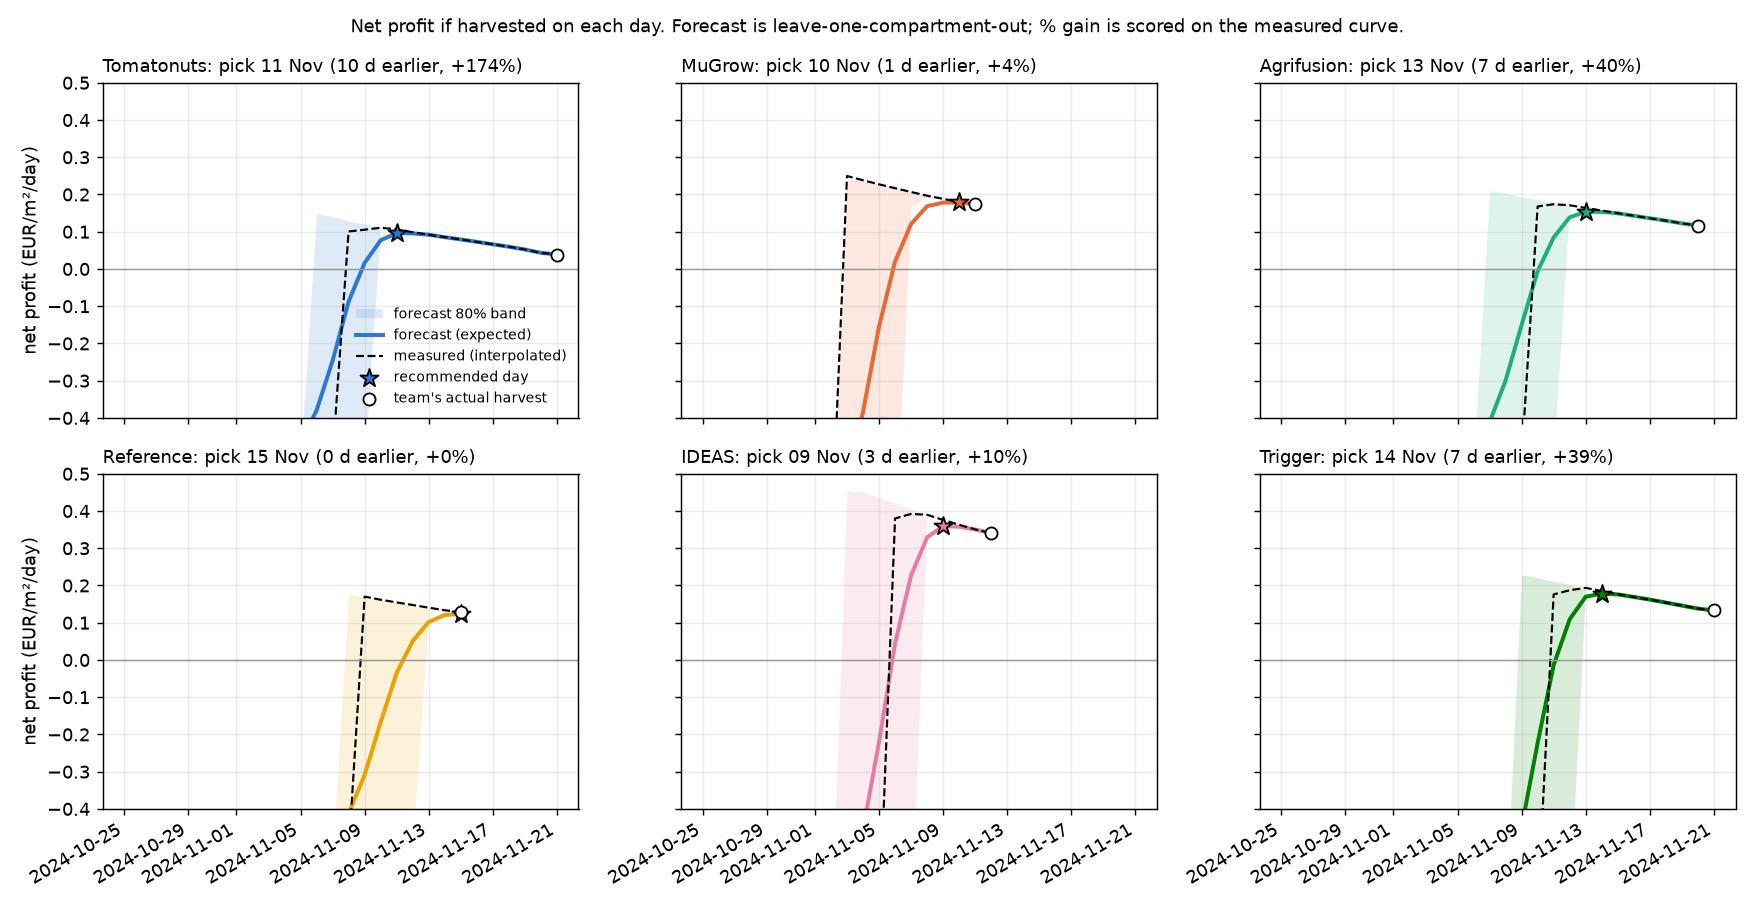

Python code for this plot:
"""Profit curve and harvest-day recommendation ("Pick Day").

Net profit, exactly as the challenge defines it (Maree et al. 2025, eq. 1; reproduces Table 1 to the cent):
    NP(D) [EUR/m2/day] = (P(D) - 0.75 - sum_{d<=D} cost_per_pot_d) / sum_{d<=D} area_per_pot_d
Price per pot P (paper Fig. 3, read off the chart; caps confirmed against Table 1 gains):
    0 if <33% of fruits red or red fruit < 50 g/pot;
    50->80 g: linear 0 -> 1.60 (dry matter <=7%) / 1.80 (>=8%)
    80->150 g: linear -> 1.80 / 2.00, flat above 150 g; dry matter 7-8% interpolated.

Forecasts (leave-one-compartment-out, so each compartment is forecast by a model that never saw it):
    % red (count)          from ripeness_predictions.csv (temp sum + light sum logistic)
    red fruit g per pot    fitted here: K / (1 + exp(-(b0 + b1*temp_sum + b2*light_sum)))
Uncertainty: Monte Carlo over the forecast bands. Recommended day = highest EXPECTED net profit,
which automatically penalises days where the pot might still be unsellable (<33% red).

Check against reality: the paper's method (linear interpolation of the hand measurements between
sampling dates) gives a "measured" profit curve for each team, used to score our recommended day.

Assumptions: dry matter = each team's measured final value (unknowable before harvest, as in the
paper); future climate is taken as it actually happened (perfect weather forecast); 33% rule applied
to fruit COUNT (stricter than the weight-based % in Table 1).

Outputs: profit_curves.csv, harvest_recommendations.csv, harvest_day.png
"""
from pathlib import Path

import numpy as np
import pandas as pd
from scipy.optimize import least_squares
import matplotlib
matplotlib.use("Agg")
import matplotlib.pyplot as plt

ROOT = Path(__file__).resolve().parent
TS = ROOT / "autonomous_greenhouse_challenge4_timeseries" / "timeseries"
RNG = np.random.default_rng(11)
N_MC = 4000
POT_COST = 0.75
TEAMS = {"tomatonuts": "Tomatonuts", "mugrow": "MuGrow", "agrifusion": "Agrifusion",
         "reference": "Reference", "ideas": "IDEAS", "trigger": "Trigger"}
COLORS = {"Tomatonuts": "#2a78d6", "MuGrow": "#eb6834", "Agrifusion": "#1baf7a",
          "Reference": "#eda100", "IDEAS": "#e87ba4", "Trigger": "#008300"}


def price(fw_red, dm_pct):
    fw = np.asarray(fw_red, dtype=float)
    lo = np.interp(fw, [0, 50, 80, 150, 1e9], [0, 0, 1.60, 1.80, 1.80])
    hi = np.interp(fw, [0, 50, 80, 150, 1e9], [0, 0, 1.80, 2.00, 2.00])
    w = np.clip(dm_pct - 7.0, 0, 1)
    return lo + w * (hi - lo)


# ---------- daily cost per pot and area per pot, straight from the timeseries ----------
def daily_costs():
    rows = []
    for key, name in TEAMS.items():
        df = pd.read_csv(TS / f"{key}.csv").replace(1e-10, 0)
        df["date"] = pd.to_datetime(df["time"], utc=True).dt.tz_convert("Europe/Amsterdam").dt.tz_localize(None).dt.normalize()
        g = df.groupby("date")
        c = sum(g[f"economics/{k}.per_pot"].sum() for k in ["fixed_costs", "heating_costs", "co2_costs", "lighting_costs"])
        dens = g["dwarf_tomato/plant_density"].last().ffill().bfill()
        rows.append(pd.DataFrame({"team": name, "date": c.index, "cost_pot": c.values, "area_pot": 1 / dens.values}))
    out = pd.concat(rows)
    out["cost_pot_cum"] = out.groupby("team")["cost_pot"].cumsum()
    out["area_pot_cum"] = out.groupby("team")["area_pot"].cumsum()
    return out


# ---------- red fruit weight forecast (LOCO) ----------
d = pd.read_csv(ROOT / "daily_features.csv", dtype={"compartment": str}, parse_dates=["date"]).sort_values(["compartment", "date"]).reset_index(drop=True)
d["temp_sum"] = d.groupby("compartment")["T_mean"].transform(lambda s: s.clip(lower=0).fillna(0).cumsum())
lab = d[d["label_event"].notna()].copy()
lab["fw"] = lab["label_fw_red"]
lab.loc[lab["date"] == "2024-10-07", "fw"] = 0.0  # no breakdown that day; still 0 g red two weeks later
COLS = ["temp_sum", "light_sum"]


def fit_fw(tr):
    mu, sd = tr[COLS].mean(), tr[COLS].std()
    X = ((tr[COLS] - mu) / sd).to_numpy()
    yv = tr["fw"].to_numpy()

    def res(b):
        return b[0] / (1 + np.exp(-(b[1] + X @ b[2:]))) - yv

    sol = least_squares(res, np.r_[280, -1, 2, 1], bounds=([150, -20, -20, -20], [450, 20, 20, 20]), loss="soft_l1", f_scale=20)
    b = sol.x
    return lambda df: b[0] / (1 + np.exp(-(b[1] + ((df[COLS] - mu) / sd).to_numpy() @ b[2:])))


rp = pd.read_csv(ROOT / "ripeness_predictions.csv", dtype={"compartment": str}, parse_dates=["date"])
d = d.merge(rp[["compartment", "date", "pred_best"]], on=["compartment", "date"])
lab = lab.merge(rp[["compartment", "date", "pred_best"]], on=["compartment", "date"])


def logit(p):
    p = np.clip(p, 0.5, 99.5)
    return np.log(p / (100 - p))


# Red fruit weight follows ripeness: fw = a*red + b*red^2 (fit on the measured pairs, LOCO).
# Held-out error from TRUE % red is 13 g, far better than a separate weight-vs-climate curve (31 g).
# Ripeness uncertainty: held-out residuals in log-odds space, which are roughly constant in size
# (unlike % residuals, which shrink near 0 and 100). Both are leave-one-compartment-out.
pairs = lab[lab.date >= "2024-10-22"]
late = lab[lab.date >= "2024-11-01"]
coef, sd_logit, sd_fw = {}, {}, {}
for c in d.compartment.unique():
    tr = pairs[pairs.compartment != c]
    A = np.c_[tr.label_pct_red_count, tr.label_pct_red_count ** 2]
    coef[c], *_ = np.linalg.lstsq(A, tr.fw, rcond=None)
    sd_fw[c] = float(np.std(A @ coef[c] - tr.fw, ddof=2))
    lt = late[late.compartment != c]
    sd_logit[c] = float(np.sqrt(np.mean((logit(lt.pred_best) - logit(lt.label_pct_red_count)) ** 2)))
d["fw_pred"] = [coef[c] @ [r, r * r] for c, r in zip(d.compartment, d.pred_best)]
e = [coef[c] @ [r, r * r] - f for c, r, f in zip(lab.compartment, lab.pred_best, lab.fw)]
lm = (lab.date >= "2024-11-01").to_numpy()
print(f"Red fruit weight (from forecast % red) LOCO MAE: Nov+final {np.mean(np.abs(np.array(e)[lm])):.1f} g")
print("ripeness sd (log-odds) by held-out compartment:", {k: round(v, 2) for k, v in sd_logit.items()})
dm = lab[lab.label_event == "final"].set_index("team")["label_dw_pct_red"]
costs = daily_costs()
d = d.merge(costs, on=["team", "date"], how="left")


# ---------- measured ("truth") curve: paper's method, linear interpolation between samplings ----------
def measured_curve(g):
    L = lab[lab.team == g.team.iloc[0]].sort_values("date")
    L = L[L.date >= "2024-10-22"]
    t = (g.date - g.date.min()).dt.days.to_numpy()
    tl = (L.date - g.date.min()).dt.days.to_numpy()
    red = np.interp(t, tl, L.label_pct_red_count.to_numpy(), left=0, right=np.nan)
    fw = np.interp(t, tl, L.fw.to_numpy(), left=0, right=np.nan)
    return red, fw


rows, recs = [], []
for team, g in d.groupby("team", sort=False):
    g = g.sort_values("date").reset_index(drop=True)
    g = g[g.date <= g.date.max()]  # up to the team's actual harvest day
    dmp = float(dm[team])
    c = g.compartment.iloc[0]
    rng = np.random.default_rng(11)  # same draws per compartment as the dashboard (app.py)
    z = rng.standard_normal(N_MC)   # ripeness error, persistent across days (a curve that is early stays early)
    zf = rng.standard_normal(N_MC)  # weight-given-ripeness error
    exp_np, p_sell, np10, np90 = [], [], [], []
    for _, r in g.iterrows():
        red = 100 / (1 + np.exp(-(logit(r.pred_best) + z * sd_logit[c])))
        fw = np.clip(coef[c][0] * red + coef[c][1] * red ** 2 + zf * sd_fw[c], 0, None)
        P = np.where(red >= 33, price(fw, dmp), 0.0)
        npv = (P - POT_COST - r.cost_pot_cum) / r.area_pot_cum
        exp_np.append(npv.mean()); p_sell.append((red >= 33).mean())
        np10.append(np.percentile(npv, 10)); np90.append(np.percentile(npv, 90))
    g["np_expected"], g["p_sellable"], g["np_p10"], g["np_p90"] = exp_np, p_sell, np10, np90
    g["np_point"] = np.where(g.pred_best >= 33, price(g.fw_pred, dmp), 0) - POT_COST - g.cost_pot_cum
    g["np_point"] = g["np_point"] / g["area_pot_cum"]
    mr, mf = measured_curve(g)
    g["red_measured"], g["fw_measured"] = mr, mf
    g["np_measured"] = (np.where(mr >= 33, price(mf, dmp), 0) - POT_COST - g.cost_pot_cum) / g.area_pot_cum
    g["cost_of_waiting_day"] = g["np_expected"].shift(-1) - g["np_expected"]
    rows.append(g)

    window = g[g.date >= "2024-10-20"]
    rec = window.loc[window.np_expected.idxmax()]
    meas_opt = window.loc[window.np_measured.idxmax()]
    actual = g.iloc[-1]
    recs.append({
        "team": team, "dry_matter_pct": dmp,
        "actual_harvest": actual.date.date(), "actual_np": actual.np_measured,
        "recommended_day": rec.date.date(), "days_earlier": (actual.date - rec.date).days,
        "p_sellable_at_rec": rec.p_sellable, "forecast_red_pct_at_rec": rec.pred_best, "forecast_red_g_at_rec": rec.fw_pred,
        "expected_np_at_rec": rec.np_expected,
        "measured_np_at_rec": rec.np_measured,
        "gain_vs_actual_pct": 100 * (rec.np_measured - actual.np_measured) / actual.np_measured,
        "hindsight_best_day": meas_opt.date.date(), "hindsight_days_earlier": (actual.date - meas_opt.date).days,
        "hindsight_best_np": meas_opt.np_measured,
    })

curves = pd.concat(rows)
recs = pd.DataFrame(recs)
out = curves[["team", "compartment", "date", "pred_best", "fw_pred", "p_sellable", "np_expected",
              "np_p10", "np_p90", "np_point", "red_measured", "fw_measured", "np_measured", "cost_pot_cum",
              "area_pot_cum", "cost_of_waiting_day"]].copy()
out["date"] = out["date"].dt.strftime("%Y-%m-%d")
out.round(4).to_csv(ROOT / "profit_curves.csv", index=False)
recs.round(3).to_csv(ROOT / "harvest_recommendations.csv", index=False)
import json
json.dump({c: {"sd_logit": sd_logit[c], "fw_a": float(coef[c][0]), "fw_b": float(coef[c][1]), "sd_fw": sd_fw[c],
               "dry_matter_measured": float(dm[d.loc[d.compartment == c, "team"].iloc[0]])} for c in coef},
          open(ROOT / "model_params.json", "w"), indent=1)
pd.set_option("display.width", 250)
print(recs.round(3).to_string(index=False))
print(f"\nCheck: actual NP from measured curve vs Table 1 -> " + ", ".join(f"{r.team} {r.actual_np:.3f}" for r in recs.itertuples()))

# ---------- plot ----------
fig, axes = plt.subplots(2, 3, figsize=(13.5, 7), sharex=True, sharey=True)
for ax, (team, g) in zip(axes.flat, curves.groupby("team", sort=False)):
    g = g[g.date >= "2024-10-25"]
    col = COLORS[team]
    r = recs[recs.team == team].iloc[0]
    ax.fill_between(g.date, g.np_p10, g.np_p90, color=col, alpha=.15, lw=0, label="forecast 80% band")
    ax.plot(g.date, g.np_expected, color=col, lw=2.2, label="forecast (expected)")
    ax.plot(g.date, g.np_measured, color="black", lw=1.2, ls="--", label="measured (interpolated)")
    ax.axhline(0, color="#999", lw=.8)
    rd = pd.Timestamp(r.recommended_day)
    ax.scatter([rd], [g.loc[g.date == rd, "np_expected"].iloc[0]], s=110, marker="*", color=col, edgecolor="black", zorder=5, label="recommended day")
    ax.scatter([g.date.iloc[-1]], [g.np_measured.iloc[-1]], s=45, color="white", edgecolor="black", zorder=5, label="team's actual harvest")
    ax.set_title(f"{team}: pick {rd:%d %b} ({r.days_earlier} d earlier, {r.gain_vs_actual_pct:+.0f}%)", fontsize=10, loc="left")
    ax.grid(alpha=.25)
    ax.set_ylim(-0.4, 0.5)
for ax in axes[:, 0]:
    ax.set_ylabel("net profit (EUR/m²/day)")
axes.flat[0].legend(fontsize=7.5, loc="lower right", frameon=False)
fig.autofmt_xdate()
fig.suptitle("Net profit if harvested on each day. Forecast is leave-one-compartment-out; % gain is scored on the measured curve.", fontsize=10)
fig.tight_layout()
fig.savefig(ROOT / "harvest_day.png", dpi=130)
print("wrote harvest_day.png, profit_curves.csv, harvest_recommendations.csv")
